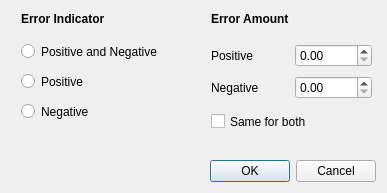
<?xml version="1.0" encoding="UTF-8"?>
<ui version="4.0">
 <class>FormatErrorBarDialog</class>
 <widget class="QDialog" name="FormatErrorBarDialog">
  <property name="geometry">
   <rect>
    <x>0</x>
    <y>0</y>
    <width>371</width>
    <height>180</height>
   </rect>
  </property>
  <property name="windowTitle">
   <string>Format Error Bars</string>
  </property>
  <layout class="QGridLayout" name="gridLayout">
   <item row="0" column="0">
    <widget class="QWidget" name="widget_2" native="true">
     <property name="sizePolicy">
      <sizepolicy hsizetype="Preferred" vsizetype="Preferred">
       <horstretch>0</horstretch>
       <verstretch>0</verstretch>
      </sizepolicy>
     </property>
     <property name="minimumSize">
      <size>
       <width>184</width>
       <height>143</height>
      </size>
     </property>
     <widget class="QLabel" name="label_2">
      <property name="geometry">
       <rect>
        <x>10</x>
        <y>0</y>
        <width>101</width>
        <height>16</height>
       </rect>
      </property>
      <property name="text">
       <string>&lt;!DOCTYPE HTML PUBLIC &quot;-//W3C//DTD HTML 4.0//EN&quot; &quot;http://www.w3.org/TR/REC-html40/strict.dtd&quot;&gt;
&lt;html&gt;&lt;head&gt;&lt;meta name=&quot;qrichtext&quot; content=&quot;1&quot; /&gt;&lt;style type=&quot;text/css&quot;&gt;
p, li { white-space: pre-wrap; }
&lt;/style&gt;&lt;/head&gt;&lt;body style=&quot; font-family:'Ubuntu'; font-size:9pt; font-weight:400; font-style:normal;&quot;&gt;
&lt;p style=&quot; margin-top:0px; margin-bottom:0px; margin-left:0px; margin-right:0px; -qt-block-indent:0; text-indent:0px;&quot;&gt;&lt;span style=&quot; font-weight:600;&quot;&gt;Error Indicator&lt;/span&gt;&lt;/p&gt;&lt;/body&gt;&lt;/html&gt;</string>
      </property>
     </widget>
     <widget class="QRadioButton" name="posAndNegIndicator">
      <property name="geometry">
       <rect>
        <x>10</x>
        <y>30</y>
        <width>151</width>
        <height>21</height>
       </rect>
      </property>
      <property name="text">
       <string>Positive and Negative</string>
      </property>
     </widget>
     <widget class="QRadioButton" name="posIndicator">
      <property name="geometry">
       <rect>
        <x>10</x>
        <y>60</y>
        <width>151</width>
        <height>21</height>
       </rect>
      </property>
      <property name="text">
       <string>Positive</string>
      </property>
     </widget>
     <widget class="QRadioButton" name="negIndicator">
      <property name="geometry">
       <rect>
        <x>10</x>
        <y>90</y>
        <width>151</width>
        <height>21</height>
       </rect>
      </property>
      <property name="text">
       <string>Negative</string>
      </property>
     </widget>
    </widget>
   </item>
   <item row="0" column="1">
    <widget class="QWidget" name="widget_3" native="true">
     <property name="sizePolicy">
      <sizepolicy hsizetype="Maximum" vsizetype="Preferred">
       <horstretch>0</horstretch>
       <verstretch>0</verstretch>
      </sizepolicy>
     </property>
     <property name="minimumSize">
      <size>
       <width>175</width>
       <height>143</height>
      </size>
     </property>
     <property name="maximumSize">
      <size>
       <width>175</width>
       <height>16777215</height>
      </size>
     </property>
     <widget class="QLabel" name="label_3">
      <property name="geometry">
       <rect>
        <x>10</x>
        <y>0</y>
        <width>91</width>
        <height>16</height>
       </rect>
      </property>
      <property name="text">
       <string>&lt;!DOCTYPE HTML PUBLIC &quot;-//W3C//DTD HTML 4.0//EN&quot; &quot;http://www.w3.org/TR/REC-html40/strict.dtd&quot;&gt;
&lt;html&gt;&lt;head&gt;&lt;meta name=&quot;qrichtext&quot; content=&quot;1&quot; /&gt;&lt;style type=&quot;text/css&quot;&gt;
p, li { white-space: pre-wrap; }
&lt;/style&gt;&lt;/head&gt;&lt;body style=&quot; font-family:'Ubuntu'; font-size:9pt; font-weight:400; font-style:normal;&quot;&gt;
&lt;p style=&quot; margin-top:0px; margin-bottom:0px; margin-left:0px; margin-right:0px; -qt-block-indent:0; text-indent:0px;&quot;&gt;&lt;span style=&quot; font-weight:600;&quot;&gt;Error Amount&lt;/span&gt;&lt;/p&gt;&lt;/body&gt;&lt;/html&gt;</string>
      </property>
     </widget>
     <widget class="QWidget" name="formLayoutWidget">
      <property name="geometry">
       <rect>
        <x>10</x>
        <y>30</y>
        <width>161</width>
        <height>61</height>
       </rect>
      </property>
      <layout class="QGridLayout" name="gridLayout_2">
       <item row="0" column="0">
        <widget class="QLabel" name="label_4">
         <property name="text">
          <string>Positive</string>
         </property>
        </widget>
       </item>
       <item row="0" column="1">
        <widget class="QDoubleSpinBox" name="positiveValue">
         <property name="layoutDirection">
          <enum>Qt::LeftToRight</enum>
         </property>
         <property name="maximum">
          <double>99999.990000000005239</double>
         </property>
         <property name="singleStep">
          <double>0.100000000000000</double>
         </property>
        </widget>
       </item>
       <item row="1" column="0">
        <widget class="QLabel" name="label_5">
         <property name="text">
          <string>Negative</string>
         </property>
        </widget>
       </item>
       <item row="1" column="1">
        <widget class="QDoubleSpinBox" name="negativeValue">
         <property name="alignment">
          <set>Qt::AlignLeading|Qt::AlignLeft|Qt::AlignVCenter</set>
         </property>
         <property name="maximum">
          <double>99999.990000000005239</double>
         </property>
         <property name="singleStep">
          <double>0.100000000000000</double>
         </property>
        </widget>
       </item>
      </layout>
     </widget>
     <widget class="QCheckBox" name="sameValueForBoth">
      <property name="geometry">
       <rect>
        <x>10</x>
        <y>100</y>
        <width>131</width>
        <height>21</height>
       </rect>
      </property>
      <property name="text">
       <string>Same for both</string>
      </property>
     </widget>
    </widget>
   </item>
   <item row="1" column="0" colspan="2">
    <widget class="QDialogButtonBox" name="buttonBox">
     <property name="orientation">
      <enum>Qt::Horizontal</enum>
     </property>
     <property name="standardButtons">
      <set>QDialogButtonBox::Cancel|QDialogButtonBox::Ok</set>
     </property>
    </widget>
   </item>
  </layout>
 </widget>
 <resources/>
 <connections>
  <connection>
   <sender>buttonBox</sender>
   <signal>accepted()</signal>
   <receiver>FormatErrorBarDialog</receiver>
   <slot>accept()</slot>
   <hints>
    <hint type="sourcelabel">
     <x>248</x>
     <y>254</y>
    </hint>
    <hint type="destinationlabel">
     <x>157</x>
     <y>274</y>
    </hint>
   </hints>
  </connection>
  <connection>
   <sender>buttonBox</sender>
   <signal>rejected()</signal>
   <receiver>FormatErrorBarDialog</receiver>
   <slot>reject()</slot>
   <hints>
    <hint type="sourcelabel">
     <x>316</x>
     <y>260</y>
    </hint>
    <hint type="destinationlabel">
     <x>286</x>
     <y>274</y>
    </hint>
   </hints>
  </connection>
 </connections>
</ui>
